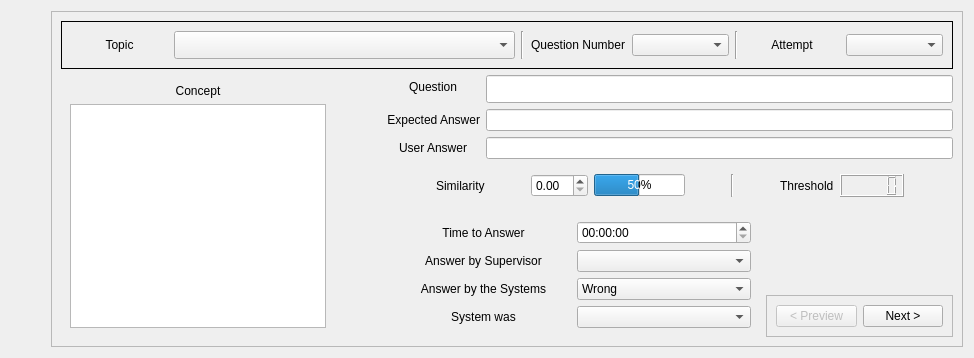
          <widget class="QWidget" name="tab_17">
           <attribute name="title">
            <string>Topics Validation</string>
           </attribute>
           <layout class="QGridLayout" name="gridLayout_60">
            <item row="1" column="0">
             <spacer name="horizontalSpacer_29">
              <property name="orientation">
               <enum>Qt::Horizontal</enum>
              </property>
              <property name="sizeHint" stdset="0">
               <size>
                <width>40</width>
                <height>20</height>
               </size>
              </property>
             </spacer>
            </item>
            <item row="0" column="1" rowspan="2" colspan="3">
             <widget class="QFrame" name="frame_75">
              <property name="frameShape">
               <enum>QFrame::StyledPanel</enum>
              </property>
              <property name="frameShadow">
               <enum>QFrame::Raised</enum>
              </property>
              <layout class="QGridLayout" name="gridLayout_61">
               <item row="1" column="2" colspan="3">
                <layout class="QFormLayout" name="formLayout_2">
                 <property name="fieldGrowthPolicy">
                  <enum>QFormLayout::AllNonFixedFieldsGrow</enum>
                 </property>
                 <property name="labelAlignment">
                  <set>Qt::AlignCenter</set>
                 </property>
                 <property name="formAlignment">
                  <set>Qt::AlignHCenter|Qt::AlignTop</set>
                 </property>
                 <item row="0" column="0">
                  <widget class="QLabel" name="label_185">
                   <property name="text">
                    <string>Question</string>
                   </property>
                   <property name="alignment">
                    <set>Qt::AlignRight|Qt::AlignTrailing|Qt::AlignVCenter</set>
                   </property>
                  </widget>
                 </item>
                 <item row="0" column="1">
                  <widget class="QLineEdit" name="eval_quest_lineEdit">
                   <property name="minimumSize">
                    <size>
                     <width>425</width>
                     <height>28</height>
                    </size>
                   </property>
                  </widget>
                 </item>
                 <item row="1" column="0">
                  <widget class="QLabel" name="label_186">
                   <property name="text">
                    <string>Expected Answer</string>
                   </property>
                   <property name="alignment">
                    <set>Qt::AlignRight|Qt::AlignTrailing|Qt::AlignVCenter</set>
                   </property>
                  </widget>
                 </item>
                 <item row="1" column="1">
                  <widget class="QLineEdit" name="eval_exp_lineEdit"/>
                 </item>
                 <item row="2" column="0">
                  <widget class="QLabel" name="label_187">
                   <property name="text">
                    <string>User Answer</string>
                   </property>
                   <property name="alignment">
                    <set>Qt::AlignCenter</set>
                   </property>
                  </widget>
                 </item>
                 <item row="2" column="1">
                  <widget class="QLineEdit" name="eval_gave_ans_lineEdit"/>
                 </item>
                 <item row="3" column="0" colspan="2">
                  <widget class="QWidget" name="widget_87" native="true">
                   <layout class="QHBoxLayout" name="horizontalLayout_24">
                    <item>
                     <spacer name="horizontalSpacer_24">
                      <property name="orientation">
                       <enum>Qt::Horizontal</enum>
                      </property>
                      <property name="sizeHint" stdset="0">
                       <size>
                        <width>40</width>
                        <height>20</height>
                       </size>
                      </property>
                     </spacer>
                    </item>
                    <item>
                     <widget class="QLabel" name="label_146">
                      <property name="text">
                       <string>Similarity</string>
                      </property>
                     </widget>
                    </item>
                    <item>
                     <spacer name="horizontalSpacer_20">
                      <property name="orientation">
                       <enum>Qt::Horizontal</enum>
                      </property>
                      <property name="sizeHint" stdset="0">
                       <size>
                        <width>40</width>
                        <height>20</height>
                       </size>
                      </property>
                     </spacer>
                    </item>
                    <item>
                     <widget class="QDoubleSpinBox" name="eval_dist_doubleSpinBox"/>
                    </item>
                    <item>
                     <widget class="QProgressBar" name="eval_dist_progressBar">
                      <property name="value">
                       <number>50</number>
                      </property>
                     </widget>
                    </item>
                    <item>
                     <spacer name="horizontalSpacer_22">
                      <property name="orientation">
                       <enum>Qt::Horizontal</enum>
                      </property>
                      <property name="sizeHint" stdset="0">
                       <size>
                        <width>40</width>
                        <height>20</height>
                       </size>
                      </property>
                     </spacer>
                    </item>
                    <item>
                     <widget class="Line" name="line_13">
                      <property name="orientation">
                       <enum>Qt::Vertical</enum>
                      </property>
                     </widget>
                    </item>
                    <item>
                     <spacer name="horizontalSpacer_21">
                      <property name="orientation">
                       <enum>Qt::Horizontal</enum>
                      </property>
                      <property name="sizeHint" stdset="0">
                       <size>
                        <width>40</width>
                        <height>20</height>
                       </size>
                      </property>
                     </spacer>
                    </item>
                    <item>
                     <widget class="QLabel" name="label_147">
                      <property name="text">
                       <string>Threshold</string>
                      </property>
                     </widget>
                    </item>
                    <item>
                     <widget class="QLCDNumber" name="eval_lcdNumber"/>
                    </item>
                    <item>
                     <spacer name="horizontalSpacer_23">
                      <property name="orientation">
                       <enum>Qt::Horizontal</enum>
                      </property>
                      <property name="sizeHint" stdset="0">
                       <size>
                        <width>40</width>
                        <height>20</height>
                       </size>
                      </property>
                     </spacer>
                    </item>
                   </layout>
                  </widget>
                 </item>
                </layout>
               </item>
               <item row="0" column="0" colspan="5">
                <widget class="QFrame" name="horizontalFrame">
                 <property name="frameShape">
                  <enum>QFrame::Panel</enum>
                 </property>
                 <layout class="QHBoxLayout" name="horizontalLayout_17">
                  <item>
                   <widget class="QLabel" name="label_165">
                    <property name="text">
                     <string>Topic</string>
                    </property>
                    <property name="alignment">
                     <set>Qt::AlignCenter</set>
                    </property>
                   </widget>
                  </item>
                  <item>
                   <widget class="QComboBox" name="eval_topic_comboBox">
                    <property name="minimumSize">
                     <size>
                      <width>341</width>
                      <height>28</height>
                     </size>
                    </property>
                    <property name="editable">
                     <bool>false</bool>
                    </property>
                   </widget>
                  </item>
                  <item>
                   <widget class="Line" name="line_16">
                    <property name="orientation">
                     <enum>Qt::Vertical</enum>
                    </property>
                   </widget>
                  </item>
                  <item>
                   <widget class="QLabel" name="label_182">
                    <property name="text">
                     <string>Question Number</string>
                    </property>
                    <property name="alignment">
                     <set>Qt::AlignCenter</set>
                    </property>
                   </widget>
                  </item>
                  <item>
                   <widget class="QComboBox" name="eval_questions_comboBox"/>
                  </item>
                  <item>
                   <widget class="Line" name="line_17">
                    <property name="orientation">
                     <enum>Qt::Vertical</enum>
                    </property>
                   </widget>
                  </item>
                  <item>
                   <widget class="QLabel" name="label_183">
                    <property name="text">
                     <string>Attempt</string>
                    </property>
                    <property name="alignment">
                     <set>Qt::AlignCenter</set>
                    </property>
                   </widget>
                  </item>
                  <item>
                   <widget class="QComboBox" name="eval_att_comboBox"/>
                  </item>
                 </layout>
                </widget>
               </item>
               <item row="1" column="0" rowspan="4">
                <widget class="QFrame" name="verticalFrame">
                 <property name="minimumSize">
                  <size>
                   <width>258</width>
                   <height>218</height>
                  </size>
                 </property>
                 <layout class="QVBoxLayout" name="verticalLayout_15">
                  <item>
                   <widget class="QLabel" name="label_184">
                    <property name="maximumSize">
                     <size>
                      <width>256</width>
                      <height>18</height>
                     </size>
                    </property>
                    <property name="text">
                     <string>Concept</string>
                    </property>
                    <property name="alignment">
                     <set>Qt::AlignCenter</set>
                    </property>
                   </widget>
                  </item>
                  <item>
                   <widget class="QTextEdit" name="eval_concept_textField">
                    <property name="maximumSize">
                     <size>
                      <width>11111</width>
                      <height>11111</height>
                     </size>
                    </property>
                   </widget>
                  </item>
                 </layout>
                </widget>
               </item>
               <item row="4" column="1">
                <spacer name="horizontalSpacer_30">
                 <property name="orientation">
                  <enum>Qt::Horizontal</enum>
                 </property>
                 <property name="sizeHint" stdset="0">
                  <size>
                   <width>40</width>
                   <height>20</height>
                  </size>
                 </property>
                </spacer>
               </item>
               <item row="2" column="2" rowspan="3" colspan="2">
                <widget class="QWidget" name="widget_4" native="true">
                 <layout class="QGridLayout" name="gridLayout_8">
                  <item row="2" column="1">
                   <widget class="QComboBox" name="eval_ans_sup_comboBox">
                    <property name="currentIndex">
                     <number>-1</number>
                    </property>
                    <item>
                     <property name="text">
                      <string>Wrong</string>
                     </property>
                     <property name="icon">
                      <iconset>
                       <selectedon>:/imgs/wrong.png</selectedon>
                      </iconset>
                     </property>
                    </item>
                    <item>
                     <property name="text">
                      <string>Correct</string>
                     </property>
                     <property name="icon">
                      <iconset>
                       <selectedon>:/imgs/correct.jpg</selectedon>
                      </iconset>
                     </property>
                    </item>
                    <item>
                     <property name="text">
                      <string/>
                     </property>
                    </item>
                   </widget>
                  </item>
                  <item row="3" column="0">
                   <widget class="QLabel" name="label_188">
                    <property name="text">
                     <string>Answer by the Systems</string>
                    </property>
                    <property name="alignment">
                     <set>Qt::AlignCenter</set>
                    </property>
                   </widget>
                  </item>
                  <item row="3" column="1">
                   <widget class="QComboBox" name="eval_ans_sys_comboBox">
                    <item>
                     <property name="text">
                      <string>Wrong</string>
                     </property>
                     <property name="icon">
                      <iconset>
                       <selectedon>:/imgs/wrong.png</selectedon>
                      </iconset>
                     </property>
                    </item>
                    <item>
                     <property name="text">
                      <string>Correct</string>
                     </property>
                     <property name="icon">
                      <iconset>
                       <selectedon>:/imgs/correct.jpg</selectedon>
                      </iconset>
                     </property>
                    </item>
                   </widget>
                  </item>
                  <item row="5" column="0">
                   <widget class="QLabel" name="label_190">
                    <property name="text">
                     <string>System was</string>
                    </property>
                    <property name="alignment">
                     <set>Qt::AlignCenter</set>
                    </property>
                   </widget>
                  </item>
                  <item row="5" column="1">
                   <widget class="QComboBox" name="eval_sys_was_comboBox">
                    <property name="currentIndex">
                     <number>-1</number>
                    </property>
                    <item>
                     <property name="text">
                      <string>Wrong</string>
                     </property>
                     <property name="icon">
                      <iconset>
                       <selectedon>:/imgs/wrong.png</selectedon>
                      </iconset>
                     </property>
                    </item>
                    <item>
                     <property name="text">
                      <string>Correct</string>
                     </property>
                     <property name="icon">
                      <iconset>
                       <selectedon>:/imgs/correct.jpg</selectedon>
                      </iconset>
                     </property>
                    </item>
                    <item>
                     <property name="text">
                      <string/>
                     </property>
                    </item>
                   </widget>
                  </item>
                  <item row="2" column="0">
                   <widget class="QLabel" name="label_189">
                    <property name="text">
                     <string>Answer by Supervisor</string>
                    </property>
                    <property name="alignment">
                     <set>Qt::AlignCenter</set>
                    </property>
                   </widget>
                  </item>
                  <item row="1" column="0">
                   <widget class="QLabel" name="label_191">
                    <property name="text">
                     <string>Time to Answer</string>
                    </property>
                    <property name="alignment">
                     <set>Qt::AlignCenter</set>
                    </property>
                   </widget>
                  </item>
                  <item row="1" column="1">
                   <widget class="QTimeEdit" name="eval_time2ans"/>
                  </item>
                 </layout>
                </widget>
               </item>
               <item row="2" column="4">
                <widget class="QLabel" name="label_192">
                 <property name="text">
                  <string/>
                 </property>
                 <property name="pixmap">
                  <pixmap resource="imgs.qrc">:/imgs/no-image-icon-11.PNG</pixmap>
                 </property>
                 <property name="scaledContents">
                  <bool>true</bool>
                 </property>
                </widget>
               </item>
               <item row="4" column="4">
                <widget class="QFrame" name="frame_6">
                 <property name="frameShape">
                  <enum>QFrame::StyledPanel</enum>
                 </property>
                 <property name="frameShadow">
                  <enum>QFrame::Raised</enum>
                 </property>
                 <layout class="QHBoxLayout" name="horizontalLayout_20">
                  <item>
                   <widget class="QPushButton" name="pushButton_5">
                    <property name="enabled">
                     <bool>false</bool>
                    </property>
                    <property name="text">
                     <string>&lt; Preview</string>
                    </property>
                   </widget>
                  </item>
                  <item>
                   <widget class="QPushButton" name="eval_next_pushButton">
                    <property name="text">
                     <string>Next &gt;</string>
                    </property>
                   </widget>
                  </item>
                 </layout>
                </widget>
               </item>
              </layout>
             </widget>
            </item>
           </layout>
          </widget>
